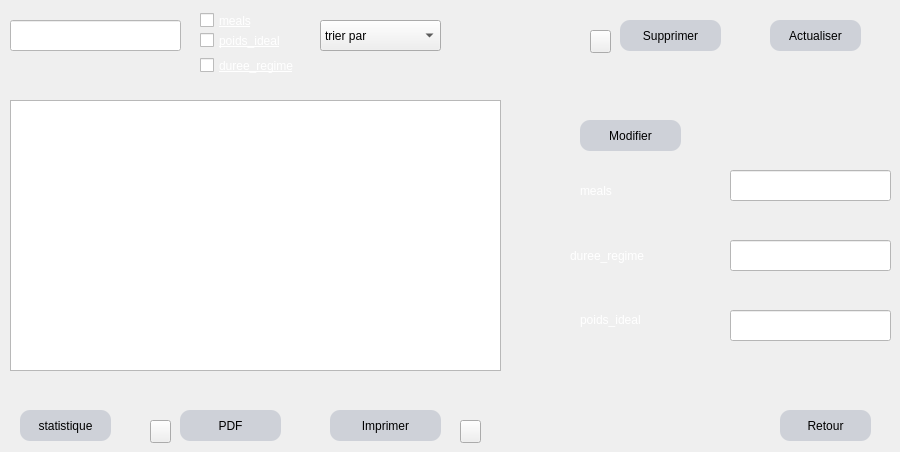
      <widget class="QWidget" name="tab_2">
       <attribute name="title">
        <string>afficher</string>
       </attribute>
       <widget class="QPushButton" name="pushButton_5">
        <property name="geometry">
         <rect>
          <x>330</x>
          <y>410</y>
          <width>111</width>
          <height>31</height>
         </rect>
        </property>
        <property name="styleSheet">
         <string notr="true">
QPushButton{
background:#ced1d8;
border-style:outset;
border-radius:10px;
}
QPushButton:pressed{
background-color:rgb(224,0,0);
border-style:inset;}
QPushButton:hover {
    background-color:rgb(5, 255, 0);
    }
</string>
        </property>
        <property name="text">
         <string>Imprimer</string>
        </property>
       </widget>
       <widget class="QPushButton" name="pushButton5">
        <property name="geometry">
         <rect>
          <x>580</x>
          <y>120</y>
          <width>101</width>
          <height>31</height>
         </rect>
        </property>
        <property name="styleSheet">
         <string notr="true">
QPushButton{
background:#ced1d8;
border-style:outset;
border-radius:10px;
}
QPushButton:pressed{
background-color:rgb(224,0,0);
border-style:inset;}
QPushButton:hover {
   background-color: rgb(255, 255, 0);
    }
</string>
        </property>
        <property name="text">
         <string>Modifier</string>
        </property>
       </widget>
       <widget class="QPushButton" name="pushButton_7">
        <property name="geometry">
         <rect>
          <x>620</x>
          <y>20</y>
          <width>101</width>
          <height>31</height>
         </rect>
        </property>
        <property name="styleSheet">
         <string notr="true">
QPushButton{
background:#ced1d8;
border-style:outset;
border-radius:10px;
}
QPushButton:pressed{
background-color:rgb(224,0,0);
border-style:inset;}
QPushButton:hover {
    background-color: rgb(255, 0, 0);
    }
</string>
        </property>
        <property name="text">
         <string>Supprimer</string>
        </property>
       </widget>
       <widget class="QTableView" name="tableView">
        <property name="geometry">
         <rect>
          <x>10</x>
          <y>100</y>
          <width>491</width>
          <height>271</height>
         </rect>
        </property>
        <property name="styleSheet">
         <string notr="true">font: 75 10pt &quot;MS Shell Dlg 2&quot;;
font: 75 9pt &quot;MS Shell Dlg 2&quot;;
font: 75 10pt &quot;MS Shell Dlg 2&quot;;
color: rgb(0, 0, 0);</string>
        </property>
       </widget>
       <widget class="QPushButton" name="pushButton_15">
        <property name="geometry">
         <rect>
          <x>180</x>
          <y>410</y>
          <width>101</width>
          <height>31</height>
         </rect>
        </property>
        <property name="styleSheet">
         <string notr="true">

QPushButton{
background:#ced1d8;
border-style:outset;
border-radius:10px;
}
QPushButton:pressed{
background-color:rgb(224,0,0);
border-style:inset;}
QPushButton:hover {
    background-color:rgb(5, 255, 0);
    }
</string>
        </property>
        <property name="text">
         <string>PDF</string>
        </property>
       </widget>
       <widget class="QLineEdit" name="lineEdit_7">
        <property name="geometry">
         <rect>
          <x>10</x>
          <y>20</y>
          <width>171</width>
          <height>31</height>
         </rect>
        </property>
        <property name="styleSheet">
         <string notr="true">color: rgb(255, 255, 255);
background-color: rgb(255, 255, 255);</string>
        </property>
        <property name="text">
         <string/>
        </property>
       </widget>
       <widget class="QComboBox" name="comboBox_2">
        <property name="geometry">
         <rect>
          <x>320</x>
          <y>20</y>
          <width>121</width>
          <height>31</height>
         </rect>
        </property>
        <property name="styleSheet">
         <string notr="true"/>
        </property>
        <item>
         <property name="text">
          <string>trier par</string>
         </property>
        </item>
        <item>
         <property name="text">
          <string>meals</string>
         </property>
        </item>
        <item>
         <property name="text">
          <string>poids_ideal</string>
         </property>
        </item>
        <item>
         <property name="text">
          <string>duree_regime</string>
         </property>
        </item>
       </widget>
       <widget class="QCheckBox" name="checkBox">
        <property name="geometry">
         <rect>
          <x>200</x>
          <y>10</y>
          <width>101</width>
          <height>21</height>
         </rect>
        </property>
        <property name="styleSheet">
         <string notr="true">color: rgb(255, 255, 255);
text-decoration: underline;
font: 75 9pt &quot;MS Shell Dlg 2&quot;;
</string>
        </property>
        <property name="text">
         <string>meals</string>
        </property>
       </widget>
       <widget class="QCheckBox" name="checkBox_2">
        <property name="geometry">
         <rect>
          <x>200</x>
          <y>30</y>
          <width>101</width>
          <height>21</height>
         </rect>
        </property>
        <property name="styleSheet">
         <string notr="true">color: rgb(255, 255, 255);
text-decoration: underline;
font: 75 9pt &quot;MS Shell Dlg 2&quot;;
</string>
        </property>
        <property name="text">
         <string>poids_ideal</string>
        </property>
       </widget>
       <widget class="QCheckBox" name="checkBox_3">
        <property name="geometry">
         <rect>
          <x>200</x>
          <y>50</y>
          <width>101</width>
          <height>31</height>
         </rect>
        </property>
        <property name="styleSheet">
         <string notr="true">color: rgb(255, 255, 255);
text-decoration: underline;
font: 75 9pt &quot;MS Shell Dlg 2&quot;;
</string>
        </property>
        <property name="text">
         <string>duree_regime</string>
        </property>
       </widget>
       <widget class="QLineEdit" name="lineEdit_12">
        <property name="geometry">
         <rect>
          <x>730</x>
          <y>170</y>
          <width>161</width>
          <height>31</height>
         </rect>
        </property>
        <property name="styleSheet">
         <string notr="true">background-color: rgb(255, 255, 255);
font: 75 10pt &quot;MS Shell Dlg 2&quot;;
font: 12pt &quot;MS Shell Dlg 2&quot;;
color: rgb(255, 255, 255);
background-color: rgb(255, 255, 255);</string>
        </property>
       </widget>
       <widget class="QLabel" name="label_11">
        <property name="geometry">
         <rect>
          <x>580</x>
          <y>310</y>
          <width>121</width>
          <height>20</height>
         </rect>
        </property>
        <property name="styleSheet">
         <string notr="true">color: rgb(255, 255, 255);
font: 87 italic 12pt &quot;Segoe UI Black&quot;;</string>
        </property>
        <property name="text">
         <string>poids_ideal</string>
        </property>
       </widget>
       <widget class="QLabel" name="label_12">
        <property name="geometry">
         <rect>
          <x>580</x>
          <y>180</y>
          <width>111</width>
          <height>21</height>
         </rect>
        </property>
        <property name="styleSheet">
         <string notr="true">font: 87 italic 12pt &quot;Segoe UI Black&quot;;
color: rgb(255, 255, 255);</string>
        </property>
        <property name="text">
         <string>meals</string>
        </property>
       </widget>
       <widget class="QLineEdit" name="lineEdit_13">
        <property name="geometry">
         <rect>
          <x>730</x>
          <y>240</y>
          <width>161</width>
          <height>31</height>
         </rect>
        </property>
        <property name="styleSheet">
         <string notr="true">background-color: rgb(255, 255, 255);
font: 75 10pt &quot;MS Shell Dlg 2&quot;;
font: 12pt &quot;MS Shell Dlg 2&quot;;
color: rgb(255, 255, 255);
background-color: rgb(255, 255, 255);</string>
        </property>
       </widget>
       <widget class="QLineEdit" name="lineEdit_14">
        <property name="geometry">
         <rect>
          <x>730</x>
          <y>310</y>
          <width>161</width>
          <height>31</height>
         </rect>
        </property>
        <property name="styleSheet">
         <string notr="true">background-color: rgb(255, 255, 255);
font: 75 10pt &quot;MS Shell Dlg 2&quot;;
font: 12pt &quot;MS Shell Dlg 2&quot;;
color: rgb(255, 255, 255);
background-color: rgb(255, 255, 255);</string>
        </property>
       </widget>
       <widget class="QLabel" name="label_13">
        <property name="geometry">
         <rect>
          <x>570</x>
          <y>240</y>
          <width>121</width>
          <height>31</height>
         </rect>
        </property>
        <property name="styleSheet">
         <string notr="true">font: 87 italic 12pt &quot;Segoe UI Black&quot;;
color: rgb(255, 255, 255);
</string>
        </property>
        <property name="text">
         <string>duree_regime</string>
        </property>
       </widget>
       <widget class="QPushButton" name="pushButton_16">
        <property name="geometry">
         <rect>
          <x>20</x>
          <y>410</y>
          <width>91</width>
          <height>31</height>
         </rect>
        </property>
        <property name="styleSheet">
         <string notr="true">
QPushButton{
background:#ced1d8;
border-style:outset;
border-radius:10px;
}
QPushButton:pressed{
background-color:rgb(224,0,0);
border-style:inset;}
QPushButton:hover {
    background-color:rgb(5, 255, 0);
    }
</string>
        </property>
        <property name="text">
         <string>statistique</string>
        </property>
       </widget>
       <widget class="QPushButton" name="actualiser">
        <property name="geometry">
         <rect>
          <x>770</x>
          <y>20</y>
          <width>91</width>
          <height>31</height>
         </rect>
        </property>
        <property name="styleSheet">
         <string notr="true">
QPushButton{
background:#ced1d8;
border-style:outset;
border-radius:10px;
}
QPushButton:pressed{
background-color:rgb(224,0,0);
border-style:inset;}
QPushButton:hover {
   background-color: rgb(255, 255, 0);
    }
</string>
        </property>
        <property name="text">
         <string>Actualiser</string>
        </property>
       </widget>
       <widget class="QPushButton" name="retour">
        <property name="geometry">
         <rect>
          <x>780</x>
          <y>410</y>
          <width>91</width>
          <height>31</height>
         </rect>
        </property>
        <property name="styleSheet">
         <string notr="true">
QPushButton{
background:#ced1d8;
border-style:outset;
border-radius:10px;
}
QPushButton:pressed{
background-color:rgb(224,0,0);
border-style:inset;}
QPushButton:hover {
    background-color: rgb(255, 0, 0);
    }
</string>
        </property>
        <property name="text">
         <string>Retour</string>
        </property>
       </widget>
       <widget class="QPushButton" name="pushButton_4">
        <property name="geometry">
         <rect>
          <x>460</x>
          <y>420</y>
          <width>21</width>
          <height>23</height>
         </rect>
        </property>
        <property name="styleSheet">
         <string notr="true">image: url(:/impr.png);</string>
        </property>
        <property name="text">
         <string/>
        </property>
       </widget>
       <widget class="QPushButton" name="pushButton_12">
        <property name="geometry">
         <rect>
          <x>590</x>
          <y>30</y>
          <width>21</width>
          <height>23</height>
         </rect>
        </property>
        <property name="styleSheet">
         <string notr="true">image: url(:/supp.png);</string>
        </property>
        <property name="text">
         <string/>
        </property>
       </widget>
       <widget class="QPushButton" name="pushButton_14">
        <property name="geometry">
         <rect>
          <x>150</x>
          <y>420</y>
          <width>21</width>
          <height>23</height>
         </rect>
        </property>
        <property name="styleSheet">
         <string notr="true">image: url(:/pdf1.png);</string>
        </property>
        <property name="text">
         <string/>
        </property>
       </widget>
      </widget>
